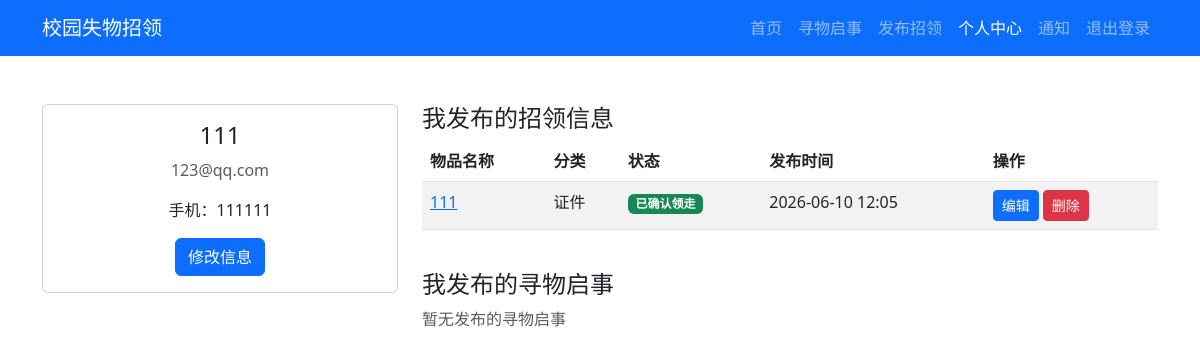
The page /profile (signed in) on the database its author committed.
### app.py (models this page shows, shortened)
class User(UserMixin, db.Model):
    id = db.Column(db.Integer, primary_key=True)
    username = db.Column(db.String(100), unique=True, nullable=False)
    email = db.Column(db.String(120), unique=True, nullable=False)
    password = db.Column(db.String(60), nullable=False)
    is_admin = db.Column(db.Boolean, default=False)
    phone = db.Column(db.String(20))
    created_at = db.Column(db.DateTime, default=datetime.utcnow)

class LostItem(db.Model):
    id = db.Column(db.Integer, primary_key=True)
    name = db.Column(db.String(100), nullable=False)
    description = db.Column(db.Text)
    category = db.Column(db.String(50), nullable=False)
    location = db.Column(db.String(100))
    found_time = db.Column(db.DateTime)
    image_filename = db.Column(db.String(200))
    status = db.Column(db.String(20), default='pending')
    reporter_id = db.Column(db.Integer, db.ForeignKey('user.id'), nullable=False)
    claimer_name = db.Column(db.String(100))
    claimer_phone = db.Column(db.String(20))
    claimed_at = db.Column(db.DateTime)
    confirmed_at = db.Column(db.DateTime)
    created_at = db.Column(db.DateTime, default=datetime.utcnow)
    reporter = db.relationship('User', backref=db.backref('reported_items', lazy=True))

### app.py (the view)
@app.route('/profile')
@login_required
def profile():
    my_items = LostItem.query.filter_by(reporter_id=current_user.id).order_by(LostItem.created_at.desc()).all()
    my_notices = LostNotice.query.filter_by(user_id=current_user.id).order_by(LostNotice.created_at.desc()).all()
    return render_template('profile.html', my_items=my_items, my_notices=my_notices)

### app.py (called while the page is built)
@login_manager.user_loader
def load_user(user_id):
    return User.query.get(int(user_id))

@app.context_processor
def inject_notifications():
    if current_user.is_authenticated:
        unread_count = Notification.query.filter_by(user_id=current_user.id, read=False).count()
        return dict(unread_count=unread_count)
    return {}

@app.context_processor
def inject_categories():
    return dict(categories=['证件', '电子产品', '书籍', '衣物', '水杯', '其他'])

### templates/profile.html (shortened to what this page needs)
<!DOCTYPE html>
<html lang="zh-CN">
<head>
    <link href="https://cdn.jsdelivr.net/npm/bootstrap@5.3.0/dist/css/bootstrap.min.css" rel="stylesheet">
</head>
<body>
    <nav class="navbar navbar-expand-lg navbar-dark bg-primary">
        <div class="container">
            <a class="navbar-brand" href="/">校园失物招领</a>
            <div class="navbar-nav">
                <a class="nav-link" href="/">首页</a>
                <a class="nav-link" href="/lost_notice">寻物启事</a>
                {% if current_user.is_authenticated %}
                <a class="nav-link" href="/report">发布招领</a>
                <a class="nav-link active" href="/profile">个人中心</a>
                <a class="nav-link" href="/notifications">通知{% if unread_count > 0 %}<span class="badge bg-danger">{{ unread_count }}</span>{% endif %}</a>
                <a class="nav-link" href="/logout">退出登录</a>
                {% else %}
                <a class="nav-link" href="/login">登录</a>
                {% endif %}
            </div>
        </div>
    </nav>
    <div class="container mt-5">
        <div class="row">
            <div class="col-md-4">
                <div class="card">
                    <div class="card-body text-center">
                        <h4>{{ current_user.username }}</h4>
                        <p class="text-muted">{{ current_user.email }}</p>
                        <p>手机：{{ current_user.phone or '未设置' }}</p>
                        <a href="/profile/edit" class="btn btn-primary">修改信息</a>
                    </div>
                </div>
            </div>
            <div class="col-md-8">
                <h4>我发布的招领信息</h4>
                {% if my_items %}
                <div class="table-responsive">
                    <table class="table table-striped">
                        <thead>
                            <tr>
                                <th>物品名称</th>
                                <th>分类</th>
                                <th>状态</th>
                                <th>发布时间</th>
                                <th>操作</th>
                            </tr>
                        </thead>
                        <tbody>
                            {% for item in my_items %}
                            <tr>
                                <td><a href="/item/{{ item.id }}">{{ item.name }}</a></td>
                                <td>{{ item.category }}</td>
                                <td>
                                    {% if item.status == 'pending' %}
                                    <span class="badge bg-warning">待认领</span>
                                    {% elif item.status == 'claimed' %}
                                    <span class="badge bg-info">已有人认领</span>
                                    {% elif item.status == 'confirmed' %}
                                    <span class="badge bg-success">已确认领走</span>
                                    {% endif %}
                                </td>
                                <td>{{ item.created_at.strftime('%Y-%m-%d %H:%M') }}</td>
                                <td>
                                    <a href="/item/edit/{{ item.id }}" class="btn btn-sm btn-primary">编辑</a>
                                    <a href="/item/delete/{{ item.id }}" class="btn btn-sm btn-danger">删除</a>
                                </td>
                            </tr>
                            {% endfor %}
                        </tbody>
                    </table>
                </div>
                {% else %}
                <p class="text-muted">暂无发布的招领信息</p>
                {% endif %}
                <h4 class="mt-4">我发布的寻物启事</h4>
                {% if my_notices %}
                <div class="table-responsive">
                    <table class="table table-striped">
                        <thead>
                            <tr>
                                <th>物品名称</th>
                                <th>分类</th>
                                <th>状态</th>
                                <th>发布时间</th>
                            </tr>
                        </thead>
                        <tbody>
                            {% for notice in my_notices %}
                            <tr>
                                <td><a href="/lost_notice/{{ notice.id }}">{{ notice.name }}</a></td>
                                <td>{{ notice.category }}</td>
                                <td>
                                    {% if notice.status == 'searching' %}
                                    <span class="badge bg-warning">正在寻找</span>
                                    {% else %}
                                    <span class="badge bg-success">已找到</span>
                                    {% endif %}
                                </td>
                                <td>{{ notice.created_at.strftime('%Y-%m-%d %H:%M') }}</td>
                            </tr>
                            {% endfor %}
                        </tbody>
                    </table>
                </div>
                {% else %}
                <p class="text-muted">暂无发布的寻物启事</p>
                {% endif %}
            </div>
        </div>
    </div>
</body>
</html>

### rows shown on the page
User: username "111", email "123@qq.com", phone "111111"
LostItem: name "111", category "证件", status "已确认领走", created_at "2026-06-10 12:05"
